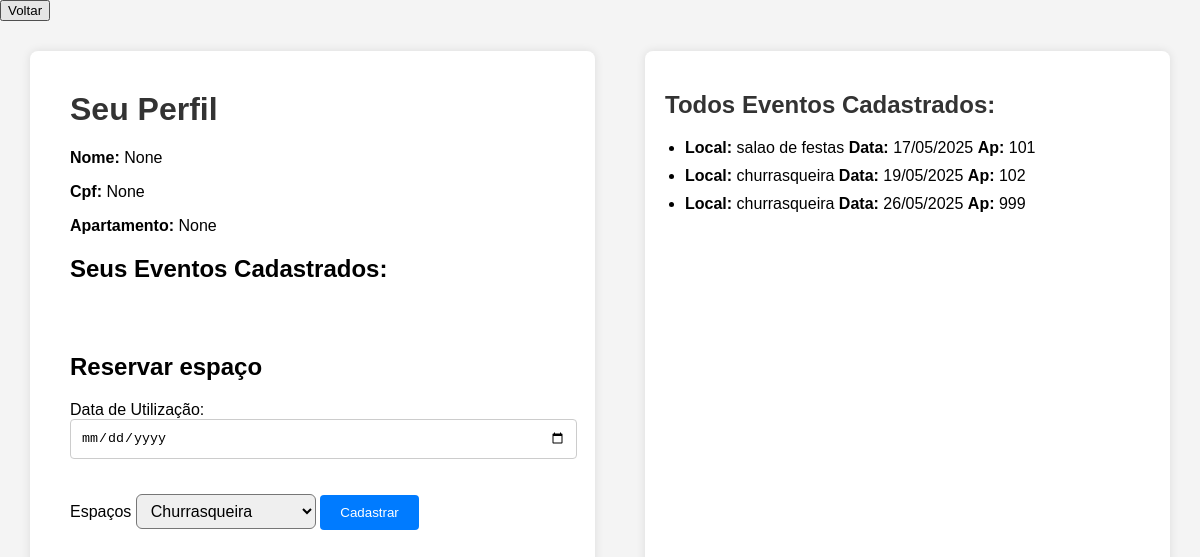
The app's page /cadastro_evento with its own data.
### app.py (models this page shows)
class Espaco(db.Model):
    __tablename__ = 'agendamento_evento'
    id = db.Column(db.Integer, primary_key=True)
    cpf_morador = db.Column(db.Integer, nullable=False)
    data = db.Column(db.DateTime, nullable = False)
    local = db.Column(db.Integer)
    ambientes = db.Column(db.String(50), nullable=False)
    apartamento = db.Column(db.String(10), nullable=False)
    convidados = db.relationship('ConvidadoEvento', backref='evento', cascade='all, delete-orphan')

### app.py (the view)
@app.route('/cadastro_evento', methods=['GET', 'POST'])
def evento():
    nome_usuario = session.get('usuario_nome')
    cpf_morador = session.get('usuario_cpf')
    ap_morador = session.get('usuario_apartamento')
    error = request.args.get('error')
    eventos = Espaco.query.filter_by(cpf_morador=cpf_morador).all()
    todosEventos = Espaco.query.all()
    return render_template('cadastrar_evento.html', nome=nome_usuario , cpf = cpf_morador , apartamento = ap_morador , eventos = eventos , todosEventos = todosEventos , error = error)

### templates/cadastrar_evento.html (shortened to what this page needs)
<!DOCTYPE html>
<html lang="pt-br">
<head>
</head>
<body>
  <button onclick="window.location.href='/pinicial'">Voltar</button>
  <div class="container">
    <div class="formulario">
        <h1>Seu Perfil</h1>
            <div class="perfil-info">
              <p><strong>Nome:</strong> {{ nome }}</p>
              <p><strong>Cpf:</strong> {{ cpf }}</p>
              <p><strong>Apartamento:</strong> {{ apartamento }}</p>
            </div>
            <div class="eventos-cadastrados">
        <h2>Seus Eventos Cadastrados:</h2>
      </div>
          <form method="POST" action="/addEvento" class="espacamento-superior">
          <h2>{{ 'Editar Familiar' if familiar_editado else 'Reservar espaço' }}</h2>
          <label>Data de Utilização:</label>
          <input type="date" name="data_uso" required>
          <label>Espaços </label>
          <select name="select" id="" class="campo-select">
            <option value="churrasqueira">Churrasqueira</option>
          </select>
        <button type="submit">{{ 'Salvar' if familiar_editado else 'Cadastrar' }}</button>
      </form>
    </div>
    <div class="lista-convidados">
      <div class="eventos-cadastrados">
        <h2>Todos Eventos Cadastrados:</h2>
        <ul>
          {% for eventos in todosEventos %}
            <li>
              <strong>Local:</strong> {{ eventos.ambientes }}
              <strong>Data:</strong> {{ eventos.data.strftime('%d/%m/%Y') }}
              <strong>Ap:</strong> {{ eventos.apartamento }}
            </li>
          {% endfor %}
        </ul>
      </div>
    </div>
  </div>
</body>
</html>

### templates/cadastrar_evento.html (style rules this page uses)
body { font-family: Arial, sans-serif; margin: 0; background-color: #f4f4f4; }
.container { display: flex; padding: 30px; gap: 50px; }
.formulario { flex: 1; background-color: #ffffff; padding: 40px; border-radius: 8px; box-shadow: 0 0 10px rgba(0, 0, 0, 0.1); min-height: 80vh; }
.formulario h1 { margin-top: 0; color: #333; }
.formulario input[type="date"] { width: 100%; padding: 10px; margin-bottom: 35px; border-radius: 4px; border: 1px solid #ccc; }
.formulario button { padding: 10px 20px; border: none; background-color: #007BFF; color: white; border-radius: 4px; cursor: pointer; }
.espacamento-superior { margin-top: 70px; }
.campo-select { width: 180px; height: 35px; font-size: 16px; padding: 5px 10px; border-radius: 6px; }
.lista-convidados { flex: 1; background-color: #ffffff; padding: 20px; border-radius: 8px; max-height: 90vh; overflow-y: auto; box-shadow: 0 0 10px rgba(0, 0, 0, 0.1); display: flex; flex-direction: column; }
.eventos-cadastrados { margin-bottom: 30px; }
.eventos-cadastrados ul { list-style-type: disc; padding-left: 20px; }
.eventos-cadastrados li { margin-bottom: 10px; }
.lista-convidados h2 { color: #333; }

### records on screen
Espaco: ambientes "salao de festas", data "17/05/2025", apartamento "101"
Espaco: ambientes "churrasqueira", data "19/05/2025", apartamento "102"
Espaco: ambientes "churrasqueira", data "26/05/2025", apartamento "999"

### other values on screen
{{ nome }} "None"
{{ cpf }} "None"
{{ apartamento }} "None"
{{ 'Editar Familiar' if familiar_editado else 'Reservar espaço' }} "Reservar espaço"
{{ 'Salvar' if familiar_editado else 'Cadastrar' }} "Cadastrar"
